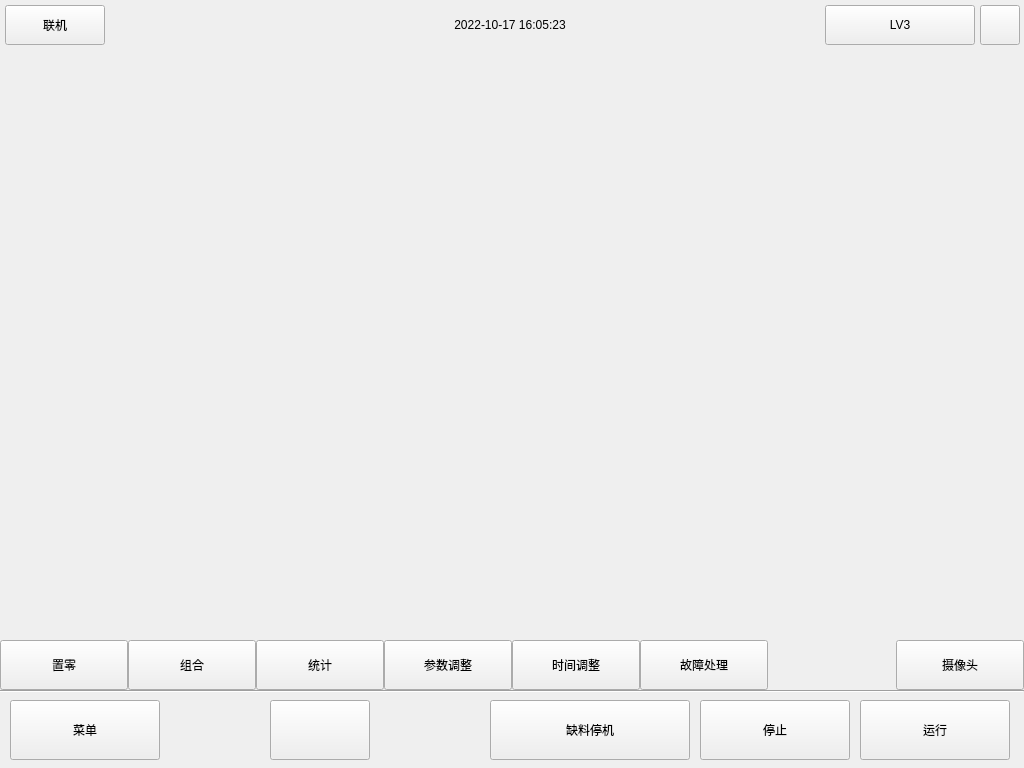
<?xml version="1.0" encoding="UTF-8"?>
<ui version="4.0">
 <class>FormMain</class>
 <widget class="QWidget" name="FormMain">
  <property name="geometry">
   <rect>
    <x>0</x>
    <y>0</y>
    <width>1024</width>
    <height>768</height>
   </rect>
  </property>
  <property name="windowTitle">
   <string>Form</string>
  </property>
  <widget class="QPushButton" name="stop">
   <property name="geometry">
    <rect>
     <x>700</x>
     <y>700</y>
     <width>150</width>
     <height>60</height>
    </rect>
   </property>
   <property name="sizePolicy">
    <sizepolicy hsizetype="Minimum" vsizetype="Preferred">
     <horstretch>0</horstretch>
     <verstretch>0</verstretch>
    </sizepolicy>
   </property>
   <property name="text">
    <string>停止</string>
   </property>
   <property name="icon">
    <iconset resource="qrc.qrc">
     <normaloff>:/rc/icon/stop.png</normaloff>:/rc/icon/stop.png</iconset>
   </property>
   <property name="iconSize">
    <size>
     <width>32</width>
     <height>32</height>
    </size>
   </property>
  </widget>
  <widget class="QPushButton" name="run">
   <property name="geometry">
    <rect>
     <x>860</x>
     <y>700</y>
     <width>150</width>
     <height>60</height>
    </rect>
   </property>
   <property name="sizePolicy">
    <sizepolicy hsizetype="Minimum" vsizetype="Preferred">
     <horstretch>0</horstretch>
     <verstretch>0</verstretch>
    </sizepolicy>
   </property>
   <property name="text">
    <string>运行</string>
   </property>
   <property name="icon">
    <iconset resource="qrc.qrc">
     <normaloff>:/rc/icon/run.png</normaloff>:/rc/icon/run.png</iconset>
   </property>
   <property name="iconSize">
    <size>
     <width>32</width>
     <height>32</height>
    </size>
   </property>
  </widget>
  <widget class="QPushButton" name="menu">
   <property name="geometry">
    <rect>
     <x>10</x>
     <y>700</y>
     <width>150</width>
     <height>60</height>
    </rect>
   </property>
   <property name="sizePolicy">
    <sizepolicy hsizetype="Minimum" vsizetype="Preferred">
     <horstretch>0</horstretch>
     <verstretch>0</verstretch>
    </sizepolicy>
   </property>
   <property name="text">
    <string>菜单</string>
   </property>
   <property name="icon">
    <iconset resource="qrc.qrc">
     <normaloff>:/rc/icon/menu.png</normaloff>:/rc/icon/menu.png</iconset>
   </property>
   <property name="iconSize">
    <size>
     <width>32</width>
     <height>32</height>
    </size>
   </property>
  </widget>
  <widget class="QPushButton" name="lack">
   <property name="geometry">
    <rect>
     <x>490</x>
     <y>700</y>
     <width>200</width>
     <height>60</height>
    </rect>
   </property>
   <property name="sizePolicy">
    <sizepolicy hsizetype="Minimum" vsizetype="Preferred">
     <horstretch>0</horstretch>
     <verstretch>0</verstretch>
    </sizepolicy>
   </property>
   <property name="text">
    <string>缺料停机</string>
   </property>
   <property name="icon">
    <iconset resource="qrc.qrc">
     <normaloff>:/rc/icon/lack.png</normaloff>:/rc/icon/lack.png</iconset>
   </property>
   <property name="iconSize">
    <size>
     <width>32</width>
     <height>32</height>
    </size>
   </property>
   <property name="checkable">
    <bool>true</bool>
   </property>
  </widget>
  <widget class="QPushButton" name="help">
   <property name="geometry">
    <rect>
     <x>980</x>
     <y>5</y>
     <width>40</width>
     <height>40</height>
    </rect>
   </property>
   <property name="sizePolicy">
    <sizepolicy hsizetype="Minimum" vsizetype="Preferred">
     <horstretch>0</horstretch>
     <verstretch>0</verstretch>
    </sizepolicy>
   </property>
   <property name="text">
    <string/>
   </property>
   <property name="icon">
    <iconset resource="qrc.qrc">
     <normaloff>:/rc/icon/help.png</normaloff>:/rc/icon/help.png</iconset>
   </property>
   <property name="iconSize">
    <size>
     <width>24</width>
     <height>24</height>
    </size>
   </property>
  </widget>
  <widget class="QPushButton" name="grade">
   <property name="geometry">
    <rect>
     <x>825</x>
     <y>5</y>
     <width>150</width>
     <height>40</height>
    </rect>
   </property>
   <property name="sizePolicy">
    <sizepolicy hsizetype="Minimum" vsizetype="Preferred">
     <horstretch>0</horstretch>
     <verstretch>0</verstretch>
    </sizepolicy>
   </property>
   <property name="text">
    <string>LV3</string>
   </property>
   <property name="icon">
    <iconset resource="qrc.qrc">
     <normaloff>:/rc/icon/LV3.png</normaloff>:/rc/icon/LV3.png</iconset>
   </property>
   <property name="iconSize">
    <size>
     <width>80</width>
     <height>13</height>
    </size>
   </property>
  </widget>
  <widget class="QPushButton" name="online">
   <property name="geometry">
    <rect>
     <x>5</x>
     <y>5</y>
     <width>100</width>
     <height>40</height>
    </rect>
   </property>
   <property name="sizePolicy">
    <sizepolicy hsizetype="Minimum" vsizetype="Preferred">
     <horstretch>0</horstretch>
     <verstretch>0</verstretch>
    </sizepolicy>
   </property>
   <property name="text">
    <string>联机</string>
   </property>
   <property name="checkable">
    <bool>true</bool>
   </property>
  </widget>
  <widget class="QLabel" name="time">
   <property name="geometry">
    <rect>
     <x>310</x>
     <y>5</y>
     <width>400</width>
     <height>40</height>
    </rect>
   </property>
   <property name="sizePolicy">
    <sizepolicy hsizetype="Preferred" vsizetype="Preferred">
     <horstretch>0</horstretch>
     <verstretch>0</verstretch>
    </sizepolicy>
   </property>
   <property name="text">
    <string>2022-10-17 16:05:23</string>
   </property>
   <property name="alignment">
    <set>Qt::AlignCenter</set>
   </property>
  </widget>
  <widget class="QStackedWidget" name="page">
   <property name="geometry">
    <rect>
     <x>0</x>
     <y>50</y>
     <width>1024</width>
     <height>590</height>
    </rect>
   </property>
   <widget class="FormMainZero" name="page_Zero"/>
   <widget class="FormMainComb" name="page_Comb"/>
   <widget class="FormMainRec" name="page_Rec"/>
   <widget class="FormMainModifyParam" name="page_ModifyParam"/>
   <widget class="FormMainModifyTime" name="page_ModifyTime"/>
   <widget class="FormMainAlarm" name="page_Alarm"/>
   <widget class="FormCamera" name="page_Camera"/>
  </widget>
  <widget class="Line" name="line">
   <property name="geometry">
    <rect>
     <x>0</x>
     <y>690</y>
     <width>1024</width>
     <height>3</height>
    </rect>
   </property>
   <property name="orientation">
    <enum>Qt::Horizontal</enum>
   </property>
  </widget>
  <widget class="QWidget" name="widget" native="true">
   <property name="geometry">
    <rect>
     <x>0</x>
     <y>640</y>
     <width>1024</width>
     <height>50</height>
    </rect>
   </property>
   <layout class="QHBoxLayout" name="horizontalLayout">
    <property name="spacing">
     <number>0</number>
    </property>
    <property name="leftMargin">
     <number>0</number>
    </property>
    <property name="topMargin">
     <number>0</number>
    </property>
    <property name="rightMargin">
     <number>0</number>
    </property>
    <property name="bottomMargin">
     <number>0</number>
    </property>
    <item>
     <widget class="QPushButton" name="pushButton">
      <property name="minimumSize">
       <size>
        <width>128</width>
        <height>50</height>
       </size>
      </property>
      <property name="text">
       <string>置零</string>
      </property>
      <property name="checkable">
       <bool>true</bool>
      </property>
     </widget>
    </item>
    <item>
     <widget class="QPushButton" name="pushButton_2">
      <property name="minimumSize">
       <size>
        <width>128</width>
        <height>50</height>
       </size>
      </property>
      <property name="text">
       <string>组合</string>
      </property>
      <property name="checkable">
       <bool>true</bool>
      </property>
     </widget>
    </item>
    <item>
     <widget class="QPushButton" name="pushButton_3">
      <property name="minimumSize">
       <size>
        <width>128</width>
        <height>50</height>
       </size>
      </property>
      <property name="text">
       <string>统计</string>
      </property>
      <property name="checkable">
       <bool>true</bool>
      </property>
     </widget>
    </item>
    <item>
     <widget class="QPushButton" name="pushButton_4">
      <property name="minimumSize">
       <size>
        <width>128</width>
        <height>50</height>
       </size>
      </property>
      <property name="text">
       <string>参数调整</string>
      </property>
      <property name="checkable">
       <bool>true</bool>
      </property>
     </widget>
    </item>
    <item>
     <widget class="QPushButton" name="pushButton_5">
      <property name="minimumSize">
       <size>
        <width>128</width>
        <height>50</height>
       </size>
      </property>
      <property name="text">
       <string>时间调整</string>
      </property>
      <property name="checkable">
       <bool>true</bool>
      </property>
     </widget>
    </item>
    <item>
     <widget class="QPushButton" name="pushButton_6">
      <property name="minimumSize">
       <size>
        <width>128</width>
        <height>50</height>
       </size>
      </property>
      <property name="text">
       <string>故障处理</string>
      </property>
      <property name="checkable">
       <bool>true</bool>
      </property>
     </widget>
    </item>
    <item>
     <spacer name="horizontalSpacer">
      <property name="orientation">
       <enum>Qt::Horizontal</enum>
      </property>
      <property name="sizeHint" stdset="0">
       <size>
        <width>40</width>
        <height>20</height>
       </size>
      </property>
     </spacer>
    </item>
    <item>
     <widget class="QPushButton" name="camera">
      <property name="minimumSize">
       <size>
        <width>128</width>
        <height>50</height>
       </size>
      </property>
      <property name="text">
       <string>摄像头</string>
      </property>
      <property name="checkable">
       <bool>true</bool>
      </property>
     </widget>
    </item>
   </layout>
  </widget>
  <widget class="QLabel" name="net">
   <property name="geometry">
    <rect>
     <x>110</x>
     <y>5</y>
     <width>40</width>
     <height>40</height>
    </rect>
   </property>
   <property name="text">
    <string/>
   </property>
   <property name="alignment">
    <set>Qt::AlignCenter</set>
   </property>
  </widget>
  <widget class="QLabel" name="wifi">
   <property name="geometry">
    <rect>
     <x>155</x>
     <y>5</y>
     <width>40</width>
     <height>40</height>
    </rect>
   </property>
   <property name="text">
    <string/>
   </property>
   <property name="alignment">
    <set>Qt::AlignCenter</set>
   </property>
  </widget>
  <widget class="QPushButton" name="pushButton_test">
   <property name="geometry">
    <rect>
     <x>270</x>
     <y>700</y>
     <width>100</width>
     <height>60</height>
    </rect>
   </property>
   <property name="text">
    <string/>
   </property>
  </widget>
 </widget>
 <customwidgets>
  <customwidget>
   <class>FormMainZero</class>
   <extends>QWidget</extends>
   <header>FormMainZero.h</header>
   <container>1</container>
  </customwidget>
  <customwidget>
   <class>FormMainComb</class>
   <extends>QWidget</extends>
   <header>FormMainComb.h</header>
   <container>1</container>
  </customwidget>
  <customwidget>
   <class>FormMainRec</class>
   <extends>QWidget</extends>
   <header>FormMainRec.h</header>
   <container>1</container>
  </customwidget>
  <customwidget>
   <class>FormMainModifyParam</class>
   <extends>QWidget</extends>
   <header>FormMainModifyParam.h</header>
   <container>1</container>
  </customwidget>
  <customwidget>
   <class>FormMainModifyTime</class>
   <extends>QWidget</extends>
   <header>FormMainModifyTime.h</header>
   <container>1</container>
  </customwidget>
  <customwidget>
   <class>FormMainAlarm</class>
   <extends>QWidget</extends>
   <header>FormMainAlarm.h</header>
   <container>1</container>
  </customwidget>
  <customwidget>
   <class>FormCamera</class>
   <extends>QWidget</extends>
   <header>FormCamera.h</header>
   <container>1</container>
  </customwidget>
 </customwidgets>
 <tabstops>
  <tabstop>menu</tabstop>
  <tabstop>lack</tabstop>
  <tabstop>stop</tabstop>
  <tabstop>run</tabstop>
  <tabstop>pushButton</tabstop>
  <tabstop>pushButton_2</tabstop>
  <tabstop>pushButton_3</tabstop>
  <tabstop>pushButton_4</tabstop>
  <tabstop>pushButton_5</tabstop>
  <tabstop>pushButton_6</tabstop>
  <tabstop>camera</tabstop>
  <tabstop>online</tabstop>
  <tabstop>grade</tabstop>
  <tabstop>help</tabstop>
 </tabstops>
 <resources>
  <include location="qrc.qrc"/>
 </resources>
 <connections/>
</ui>
